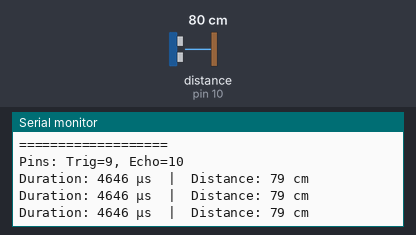
Recording of a sketch running on a simulated Arduino Uno, built with avr-gcc and run on an emulated ATmega328P. Shown: the last lines printed to the serial monitor. Wiring (inferred from the names in the program): ultrasonic range finder: trigger pin 9; echo pin 10. The inputs (shaded band) are chosen by the test bench; at power-on: distance to the obstacle (sensor on pin 10) 80 cm. The echo pulse lasts 58.3 µs per cm.

Above: at 3.2 s.
3.3 s: distance to the obstacle (sensor on pin 10) set to 2 cm
At 3.9 s:
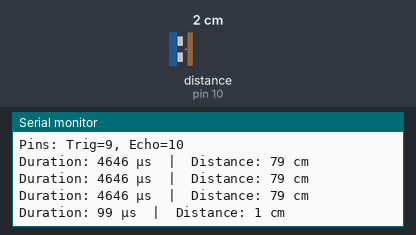
4.8 s: distance to the obstacle (sensor on pin 10) set to 4 cm
At 5.4 s:
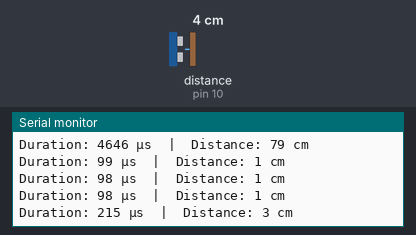
Timing chart, 0 to 7.8 s (numbered marks = the images above; inputs shaded):
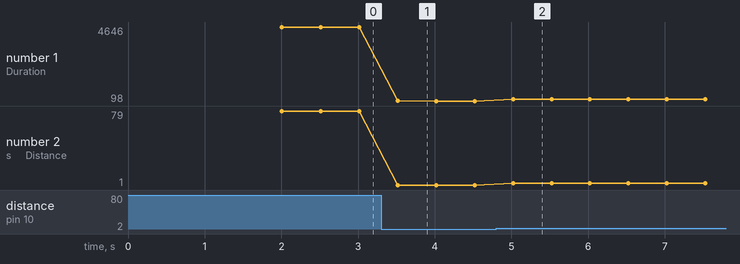

Measured:
- after the input at 3.3 s, the serial monitor: prints a new line after 0.22 s (image 1)
- after the input at 4.8 s, the serial monitor: prints a new line after 0.22 s (image 2)
- plotted number 1: 4646 → 98 after the input at 3.3 s, 98 → 215 after the input at 4.8 s
- plotted number 2: 79 → 1 after the input at 3.3 s, 1 → 3 after the input at 4.8 s

The sketch:

sensor_test.ino
```cpp
/*
 * HC-SR04 Sensor Diagnostic Test
 * Tests different pin configurations to find the correct wiring
 */

// Try these pin combinations if sensor doesn't work
const int trigPin = 9;
const int echoPin = 10;

long duration;
int distance;

void setup() {
  Serial.begin(9600);
  pinMode(trigPin, OUTPUT);
  pinMode(echoPin, INPUT);

  Serial.println("HC-SR04 Sensor Test");
  Serial.println("===================");
  Serial.println("Pins: Trig=9, Echo=10");
  Serial.println("");
  delay(2000);
}

void loop() {
  // Clear the trigger pin
  digitalWrite(trigPin, LOW);
  delayMicroseconds(2);

  // Send 10μs pulse
  digitalWrite(trigPin, HIGH);
  delayMicroseconds(10);
  digitalWrite(trigPin, LOW);

  // Read echo
  duration = pulseIn(echoPin, HIGH, 30000);

  // Calculate distance
  distance = duration * 0.0343 / 2;

  // Display detailed debug info
  Serial.print("Duration: ");
  Serial.print(duration);
  Serial.print(" μs  |  Distance: ");

  if (duration == 0) {
    Serial.println("NO ECHO - Check wiring!");
  } else {
    Serial.print(distance);
    Serial.println(" cm");
  }

  delay(500);
}
```
